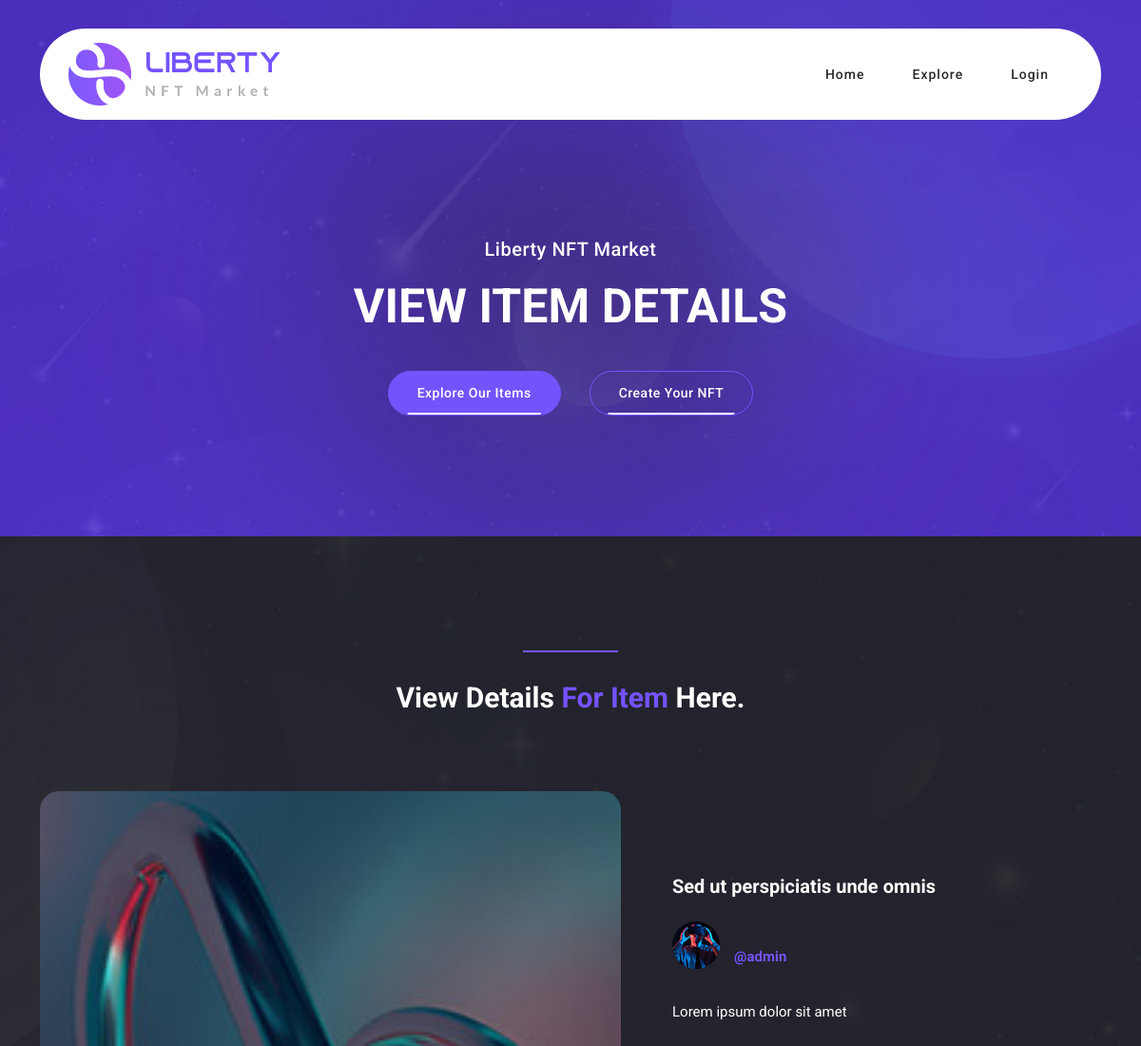
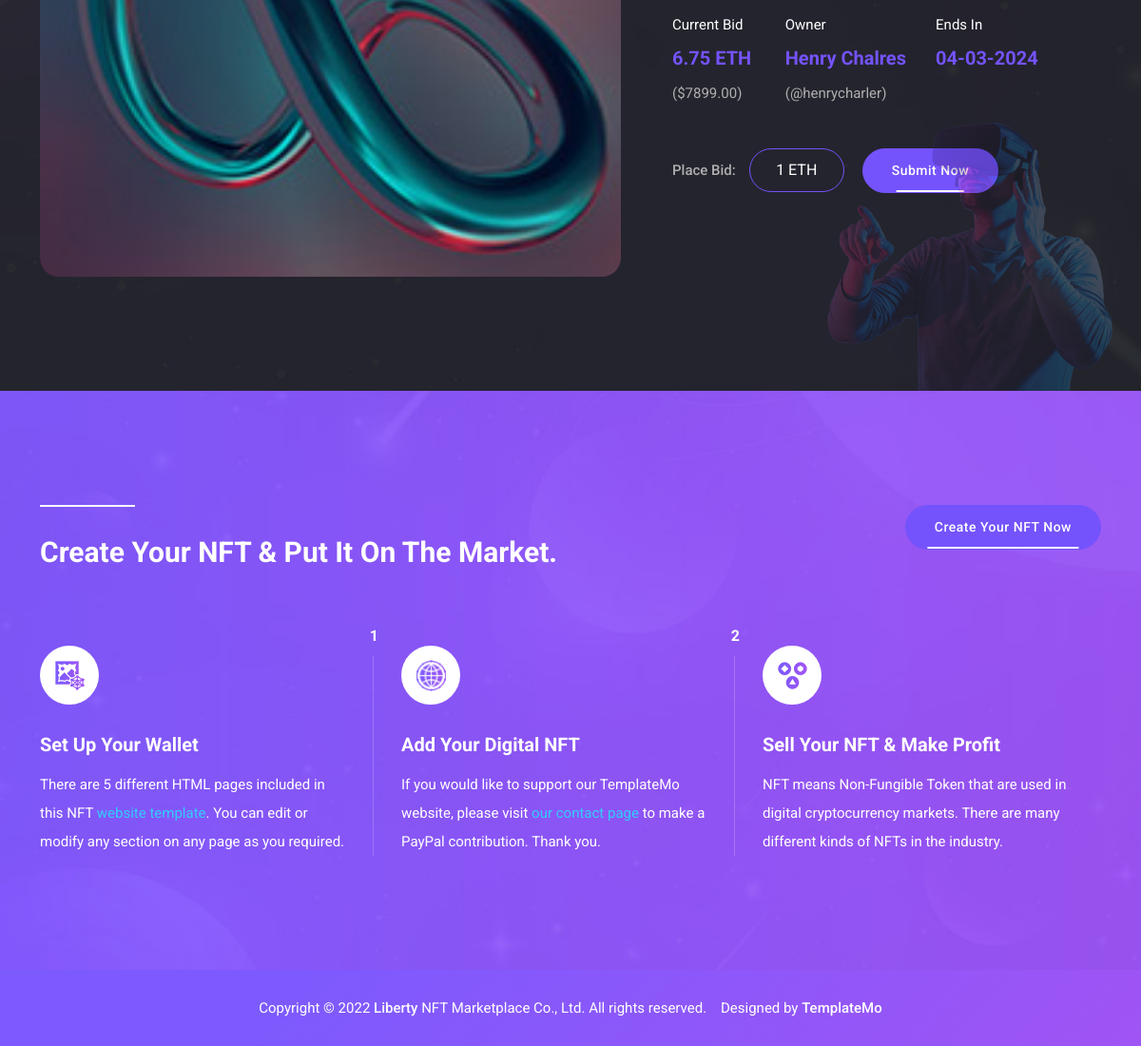
Page /products/8 on the committed database (2 pictures, top to bottom).
### apps/store/models.py (models this page shows, shortened)
class Product(AbstractModel):
    name = models.CharField(max_length=128)
    description = models.CharField(max_length=255)
    author = models.ForeignKey(User, models.CASCADE, "products")
    owner_full_name = models.CharField(max_length=56)
    owner_username = models.CharField(max_length=56)
    category = models.ForeignKey(Category, models.CASCADE, "products")
    price = models.DecimalField(max_digits=7, decimal_places=2)
    price_in_dollar = models.DecimalField(max_digits=10, decimal_places=2)
    end_date = models.DateTimeField()
    photo = models.FileField(upload_to="products/photo/%Y/%m/%d", default="default/discover-04.jpg")

### apps/accounts/models.py (models this page shows)
class User(AbstractUser):
    avatar = models.FileField(upload_to="users/avatar/%Y/%m/%d")

### apps/store/views.py (the view)
# urls.py: path('products/<int:pk>', ProductDetailView.as_view(), name="product_detail"),
class ProductDetailView(View):
    def get(self, request, pk):
        product = Product.objects.get(pk=pk)
        return render(request, 'store/details.html', {"product": product})

### templates/store/details.html (shortened to what this page needs)
{% extends 'base.html' %}
{% load static %}
{% block body %}
    <div class="page-heading normal-space">
        <div class="container">
            <div class="row">
                <div class="col-lg-12">
                    <h6>Liberty NFT Market</h6>
                    <h2>View Item Details</h2>
                    <div class="buttons">
                        <div class="main-button">
                            <a href="{% url 'store:explore' %}">Explore Our Items</a>
                        </div>
                        <div class="border-button">
                            <a href="{% url 'store:create' %}">Create Your NFT</a>
                        </div>
                    </div>
                </div>
            </div>
        </div>
    </div>
    <div class="item-details-page">
        <div class="container">
            <div class="row">
                <div class="col-lg-12">
                    <div class="section-heading">
                        <div class="line-dec"></div>
                        <h2>View Details <em>For Item</em> Here.</h2>
                    </div>
                </div>
                <div class="col-lg-7">
                    <div class="left-image">
                        <img src="{{ product.photo.url }}" alt="" style="border-radius: 20px;">
                    </div>
                </div>
                <div class="col-lg-5 align-self-center">
                    <h4>{{ product.name }}</h4>
                    <span class="author">
            <img src="{{ product.author.avatar.url }}" alt="" style="max-width: 50px; border-radius: 50%;">
            <h6>{{ product.author.first_name }}{{ product.author.last_name }}<br><a
                    href="#">@{{ product.author.username }}</a></h6>
          </span>
                    <p>{{ product.description }}</p>
                    <div class="row">
                        <div class="col-3">
              <span class="bid">
                Current Bid<br><strong>{{ product.price }} ETH</strong><br><em>(${{ product.price_in_dollar }})</em>
              </span>
                        </div>
                        <div class="col-4">
              <span class="owner">
                Owner<br><strong>{{ product.owner_full_name }}</strong><br><em>(@{{ product.owner_username }})</em>
              </span>
                        </div>
                        <div class="col-5">
              <span class="ends">
                Ends In<br><strong>{{ product.end_date|date:"d-m-Y" }}</strong><br>
              </span>
                        </div>
                    </div>
                    <form action="submit">
                        <label for="quantity-text">Place Bid:</label>
                        <input placeholder="1 ETH" class="quantity-text">
                        <button type="submit" id="form-submit" class="main-button">Submit Now</button>
                    </form>
                </div>
            </div>
        </div>
    </div>
    <div class="create-nft">
        <div class="container">
            <div class="row">
                <div class="col-lg-8">
                    <div class="section-heading">
                        <div class="line-dec"></div>
                        <h2>Create Your NFT & Put It On The Market.</h2>
                    </div>
                </div>
                <div class="col-lg-4">
                    <div class="main-button">
                        <a href="{% url 'store:create' %}">Create Your NFT Now</a>
                    </div>
                </div>
                <div class="col-lg-4">
                    <div class="item first-item">
                        <div class="number">
                            <h6>1</h6>
                        </div>
                        <div class="icon">
                            <img src="assets/images/icon-02.png" alt="">
                        </div>
                        <h4>Set Up Your Wallet</h4>
                        <p>There are 5 different HTML pages included in this NFT <a href="https://templatemo.com/page/1"
                                                                                    target="_blank" rel="nofollow">website
                            template</a>. You can edit or modify any section on any page as you required.</p>
                    </div>
                </div>
                <div class="col-lg-4">
                    <div class="item second-item">
                        <div class="number">
                            <h6>2</h6>
                        </div>
                        <div class="icon">
                            <img src="assets/images/icon-04.png" alt="">
                        </div>
                        <h4>Add Your Digital NFT</h4>
                        <p>If you would like to support our TemplateMo website, please visit <a rel="nofollow"
                                                                                                href="https://templatemo.com/contact"
                                                                                                target="_parent">our
                            contact page</a> to make a PayPal contribution. Thank you.</p>
                    </div>
                </div>
                <div class="col-lg-4">
                    <div class="item">
                        <div class="icon">
                            <img src="assets/images/icon-06.png" alt="">
                        </div>
                        <h4>Sell Your NFT &amp; Make Profit</h4>
                        <p>NFT means Non-Fungible Token that are used in digital cryptocurrency markets. There are many
                            different kinds of NFTs in the industry.</p>
                    </div>
                </div>
            </div>
        </div>
    </div>
{% endblock %}

### rows in the picture
Product: photo (picture), name "Sed ut perspiciatis unde omnis", author.avatar (picture), author.username "admin", description "Lorem ipsum dolor sit amet", price "6.75", price_in_dollar "7899.00", owner_full_name "Henry Chalres", owner_username "henrycharler", end_date "04-03-2024"
